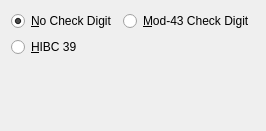
<?xml version="1.0" encoding="UTF-8"?>
<ui version="4.0">
 <class>grpC39</class>
 <widget class="QWidget" name="grpC39">
  <property name="geometry">
   <rect>
    <x>0</x>
    <y>0</y>
    <width>254</width>
    <height>131</height>
   </rect>
  </property>
  <property name="windowTitle">
   <string>Form</string>
  </property>
  <layout class="QVBoxLayout" name="verticalLayout">
   <item>
    <layout class="QGridLayout" name="gridLayout">
     <item row="0" column="0">
      <widget class="QRadioButton" name="radC39Stand">
       <property name="text">
        <string>&amp;No Check Digit</string>
       </property>
       <property name="checked">
        <bool>true</bool>
       </property>
      </widget>
     </item>
     <item row="1" column="0">
      <widget class="QRadioButton" name="radC39HIBC">
       <property name="text">
        <string>&amp;HIBC 39</string>
       </property>
      </widget>
     </item>
     <item row="0" column="1">
      <widget class="QRadioButton" name="radC39Check">
       <property name="text">
        <string>&amp;Mod-43 Check Digit</string>
       </property>
      </widget>
     </item>
    </layout>
   </item>
   <item>
    <spacer name="verticalSpacer">
     <property name="orientation">
      <enum>Qt::Vertical</enum>
     </property>
     <property name="sizeHint" stdset="0">
      <size>
       <width>20</width>
       <height>40</height>
      </size>
     </property>
    </spacer>
   </item>
  </layout>
 </widget>
 <resources/>
 <connections/>
</ui>
